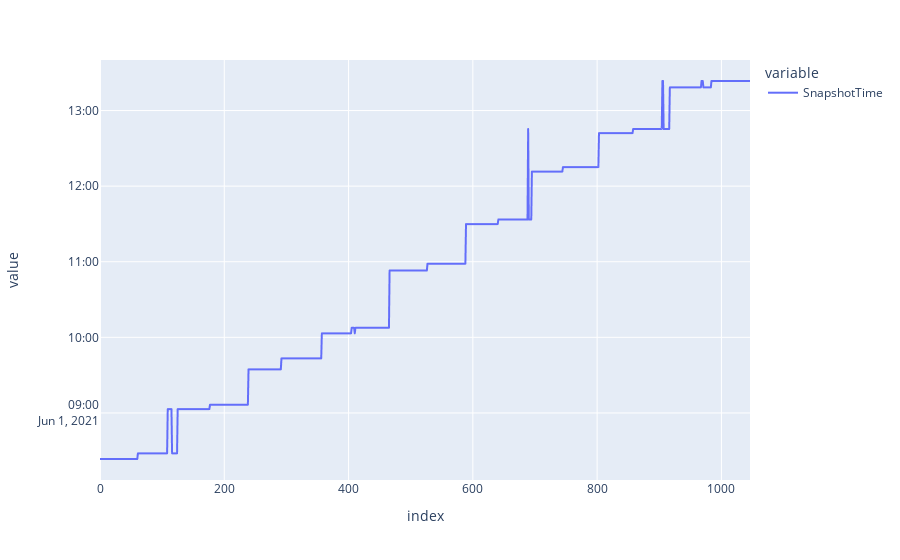

Write notebook code for a chart like this one.
### Code cell
CDHSample.modelData.SnapshotTime.plot()

### Figure 1 — Plotly figure (JSON) as saved in the notebook; plotly's stock layout.template omitted (floating-point values rounded to 4 significant figures; data arrays with more than 128 entries replaced by an {"elided": "..."} marker saying what was removed)
{"data": [{"hovertemplate": "variable=SnapshotTime<br>index=%{x}<br>value=%{y}<extra></extra>", "legendgroup": "SnapshotTime", "line": {"color": "#636efa", "dash": "solid"}, "marker": {"symbol": "circle"}, "mode": "lines", "name": "SnapshotTime", "showlegend": true, "type": "scattergl", "x": {"elided": "1047 int values"}, "xaxis": "x", "y": {"elided": "1047 str values"}, "yaxis": "y"}], "layout": {"legend": {"title": {"text": "variable"}, "tracegroupgap": 0}, "margin": {"t": 60}, "xaxis": {"anchor": "y", "domain": [0, 1], "title": {"text": "index"}}, "yaxis": {"anchor": "x", "domain": [0, 1], "title": {"text": "value"}}}}
